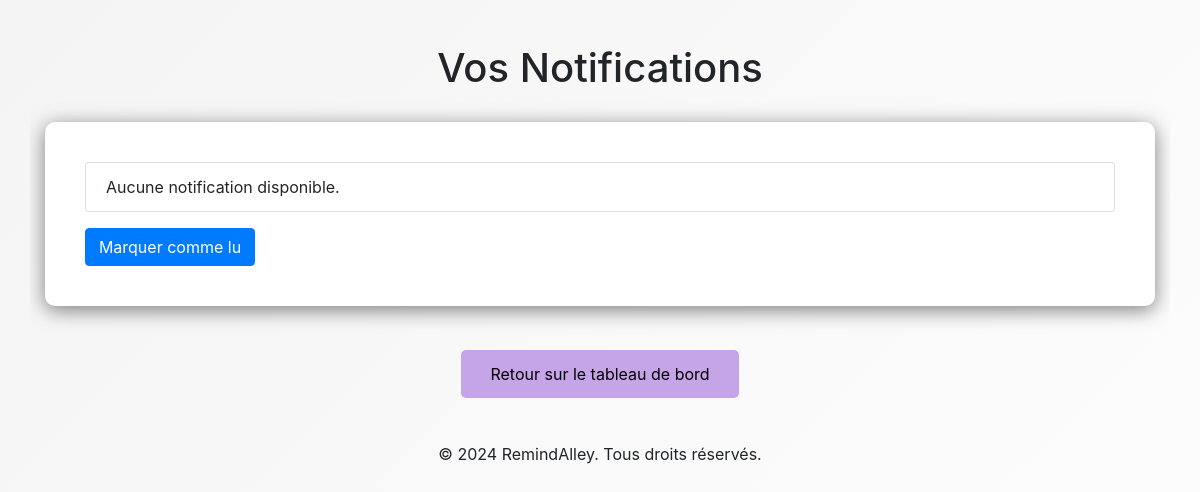
The page /user/notifications (signed in) on the database as committed earlier.
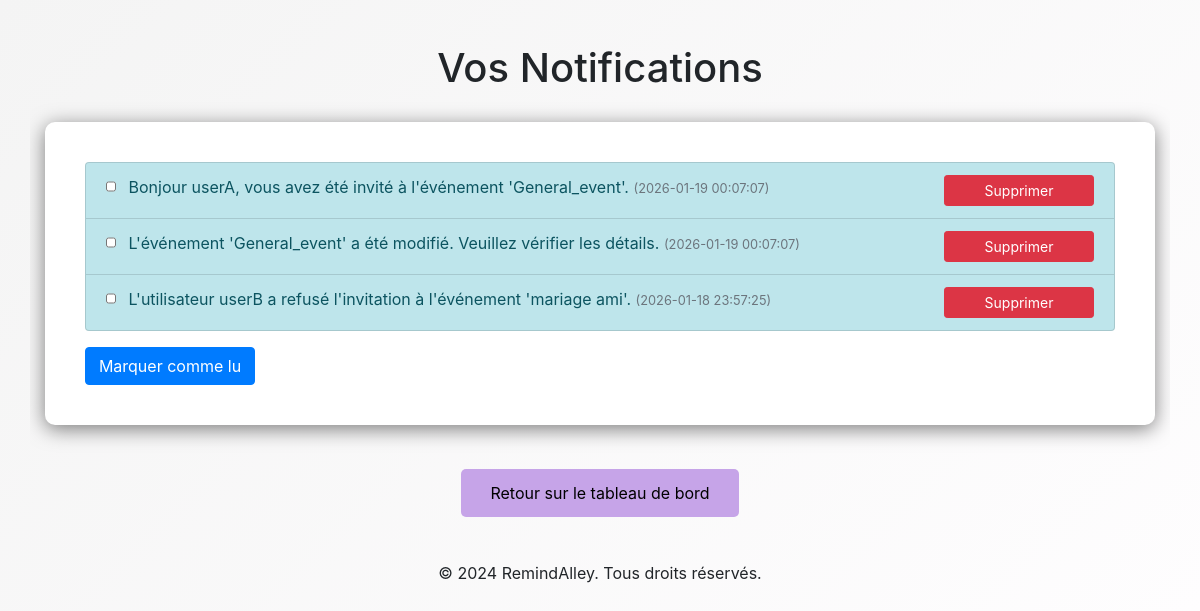
The same page on the database as committed later.
### app/models/notification.py (models this page shows, shortened)
class Notification(db.Model):
    __tablename__ = 'notifications'
    id = db.Column(db.Integer, primary_key=True)
    user_id = db.Column(db.Integer, db.ForeignKey('user.id'), nullable=False)  # User recevant la notification
    message = db.Column(db.String(500), nullable=False)
    timestamp = db.Column(db.DateTime, default=lambda: datetime.now(timezone.utc))
    is_read = db.Column(db.Boolean, default=False)

### app/routes/user.py (the view)
@user_bp.route('/notifications', methods=['GET'])
def notifications():
    notifications = Notification.query.filter_by(user_id=current_user.id).order_by(Notification.timestamp.desc()).all()
    return render_template('notifications.html', notifications=notifications)

### app/models/user.py (called while the page is built)
    @property
    def is_authenticated(self):
        return True

### app/templates/notifications.html (shortened to what this page needs)
<!DOCTYPE html>
<html lang="fr">
<head>
    <link rel="stylesheet" href="{{ url_for('static', filename='css/style.css') }}">
    <link rel="stylesheet" href="{{ url_for('static', filename='css/userDashboard.css') }}">
    <link rel="stylesheet" href="{{ url_for('static', filename='css/notifs.css') }}">
    <link rel="stylesheet" href="https://stackpath.bootstrapcdn.com/bootstrap/4.5.2/css/bootstrap.min.css">
    <link rel="stylesheet" href="https://maxcdn.bootstrapcdn.com/bootstrap/4.5.2/css/bootstrap.min.css">
</head>
<body>
    <div class="container mt-4">
        <h1>Vos Notifications</h1>
        <form method="POST" action="{{ url_for('user.mark_as_read') }}" id="markAsReadForm">
            <ul class="list-group">
                {% for notification in notifications %}
                    <li class="list-group-item {% if not notification.is_read %}list-group-item-info{% endif %}">
                        <input
                            type="checkbox"
                            id = "notif"
                            name="notification_ids"
                            value="{{ notification.id }}"
                            class="mr-2">
                        {{ notification.message }}
                        <small class="text-muted">({{ notification.timestamp.strftime('%Y-%m-%d %H:%M:%S') }})</small>
                        <button
                            type="button"
                            class="btn btn-danger btn-sm float-right delete-notification-button"
                            data-notification-id="{{ notification.id }}">
                            Supprimer
                        </button>
                    </li>
                {% else %}
                    <li class="list-group-item">Aucune notification disponible.</li>
                {% endfor %}
            </ul>
            <button type="submit" class="btn btn-primary mt-3" id="btnMrkRead">Marquer comme lu</button>
        </form>
        <br>
        <a href="{{ url_for('user.user_dashboard', user_id=current_user.id) }}" class="btn btn-secondary" id="ret_btn">Retour sur le tableau de bord</a>
    </div>
    <br>
    <footer class="footer_ra">
        <p>&copy; 2024 RemindAlley. Tous droits réservés.</p>
    </footer>
</body>
</html>

### app/static/css/style.css (style rules this page uses)
body { font-family: Verdana, Geneva, Tahoma, sans-serif; background: linear-gradient(135deg,#f4f4f4, #fffeff); color: #2b0a0a; height: 100vh; display: flex; flex-direction: column; text-align: center; justify-content: flex-start; align-items: center; padding: 10px; padding-top: 100px; margin: 0; overflow: auto; }
form { background: #ffffff; padding: 40px 40px; border-radius: 10px; box-shadow: 0px 4px 20px rgba(0, 0, 0, 0.5); max-width: 400px; width: 100%; margin: 0 auto; }
input { width: 70%; padding: 12px; margin: 10px 0; border: 1px solid #ced4da; border-radius: 5px; font-size: 1em; }
button { width: 50%; padding: 12px; color: white; border: none; border-radius: 5px; cursor: pointer; font-size: 1em; margin: 20px auto 0 auto; transition: background-color 0.3s ease; display: block; }
#notif { width: 10px; }
#markAsReadForm { max-width: 1200px; margin-top: 30px; }
#btnMrkRead { width: 170px; }

### app/static/css/userDashboard.css (style rules this page uses)
body { font-family: Verdana, Geneva, Tahoma, sans-serif; background: linear-gradient(135deg, #f4f4f4, #fffeff); color: #2b0a0a; display: flex; flex-direction: column; text-align: center; overflow: auto; margin: 0; padding: 0; }
h1 { text-align: center; }
.btn-danger { width: 150px; }

### app/static/css/notifs.css (style rules this page uses)
.container { margin-top: 50px; max-height: 90vh; overflow-y: auto; padding: 20px; border-radius: 8px; }
#ret_btn { width: 25%; padding: 12px; background-color: #c6a4e8; color: black; border: none; border-radius: 5px; cursor: pointer; font-size: 1em; margin: 20px auto 0 auto; transition: background-color 0.3s ease; display: block; text-decoration: none; text-align: center; }

Rows that differ between the two databases and show on the page:
added Notification: message "Bonjour userA, vous avez été invité à l'événement 'General_event'.", timestamp "2026-01-19 00:07:07"
added Notification: message "L'événement 'General_event' a été modifié. Veuillez vérifier les détails.", timestamp "2026-01-19 00:07:07"
added Notification: message "L'utilisateur userB a refusé l'invitation à l'événement 'mariage ami'.", timestamp "2026-01-18 23:57:25"
Other text that changed with them:
text no longer shown: "Aucune notification disponible."
